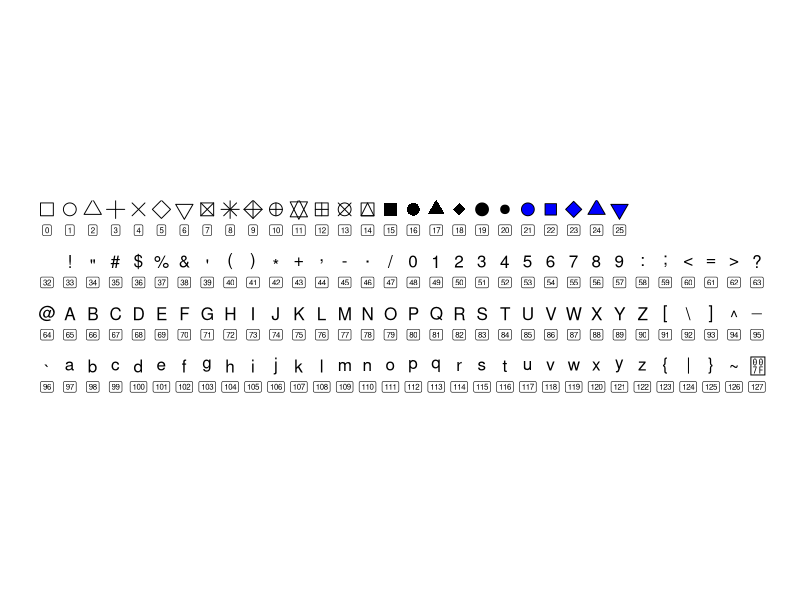

Source code (R):
library(tidyverse)

x <- rep(0:31, 4)
y <- rep(0:3, each=32)
shape <- 0:127

df_shapes <- data.frame(x=x, y=y, shape=shape) %>%
  filter(!shape %in% c(26:31)) #Shapes 26-31 are not defined, so we'll remove those

ggplot(data=df_shapes, aes(x,y)) +
  geom_point(aes(shape = as.factor(shape)), size=4, fill="blue") +
  scale_shape_manual(values = df_shapes$shape) +
  geom_label(aes(label=shape), nudge_y = -0.4, size=2, label.size = .2) +
  theme_minimal() +
  theme(legend.position = "none",
        aspect.ratio=1/4,
        axis.title = element_blank(),
        axis.text = element_blank(),
        panel.grid = element_blank()
        ) +
  scale_y_reverse() +
  NULL

